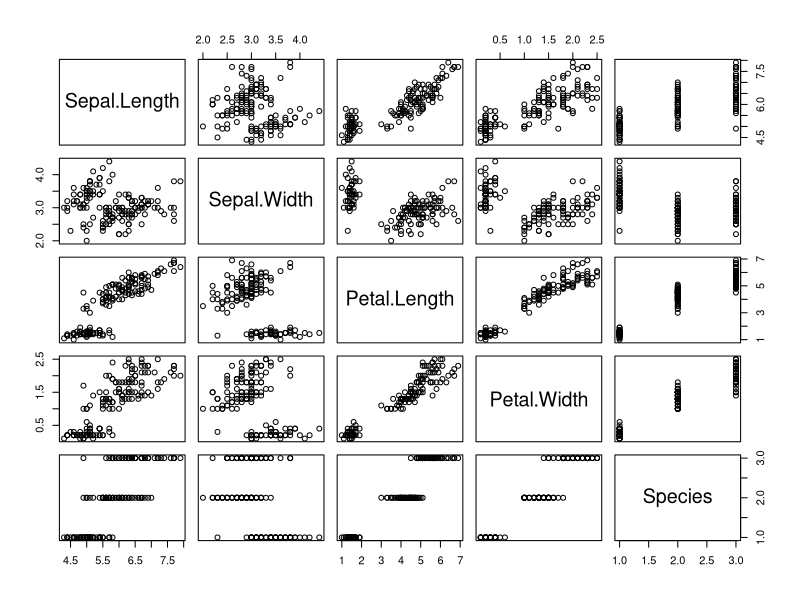
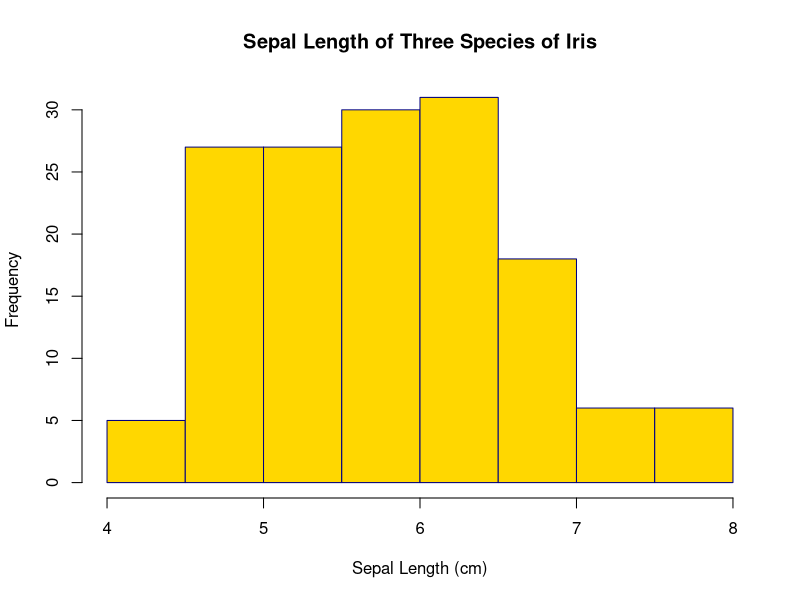
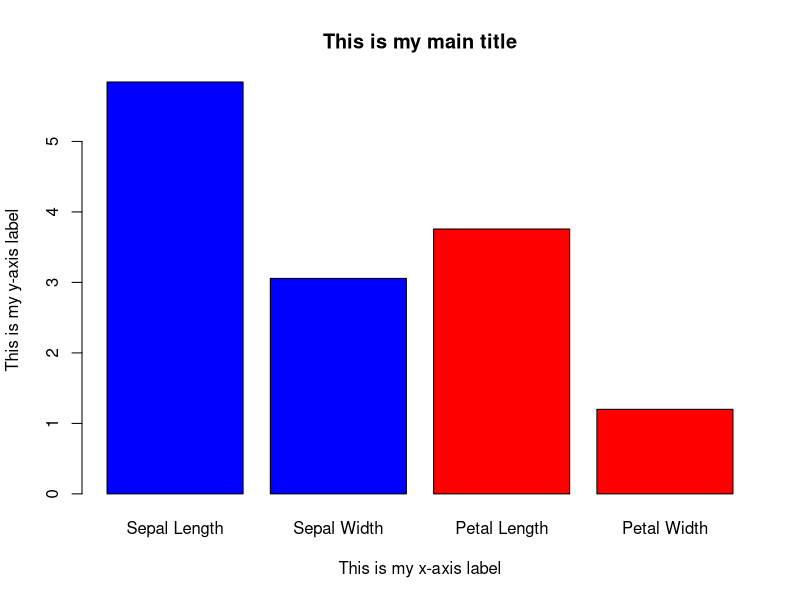
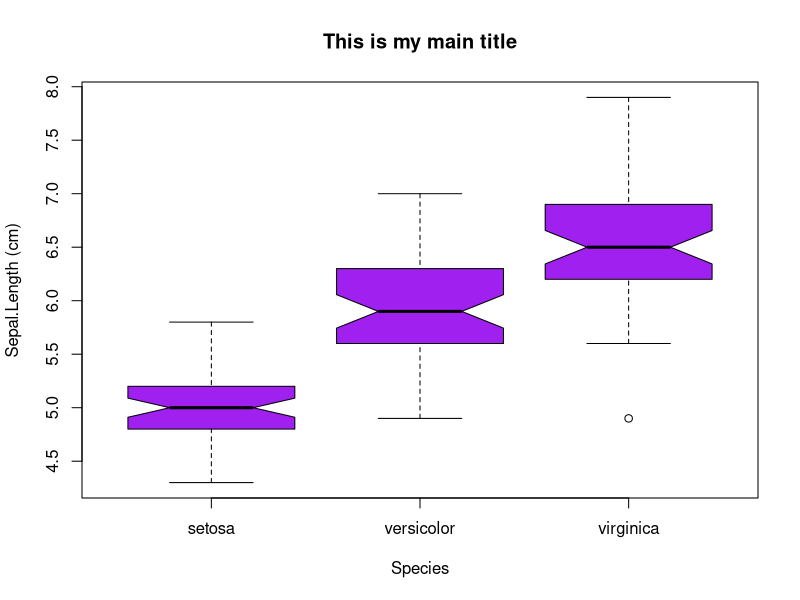
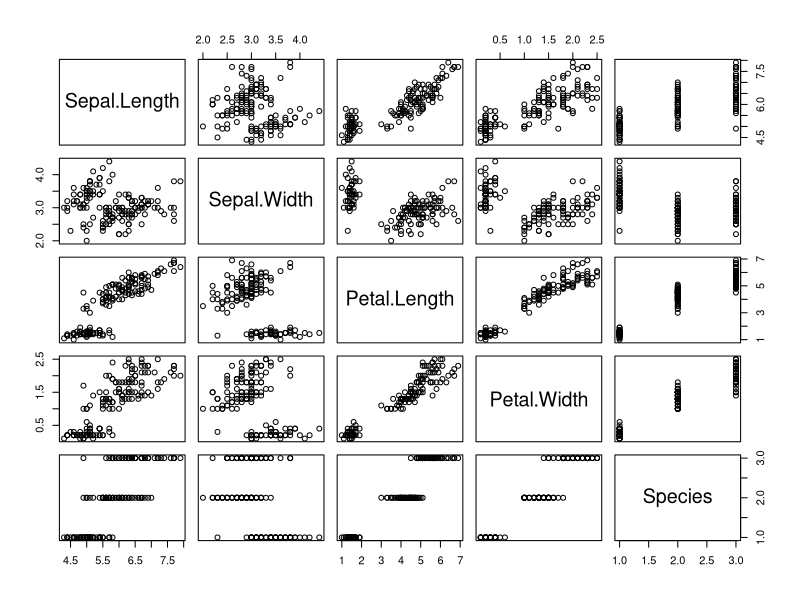
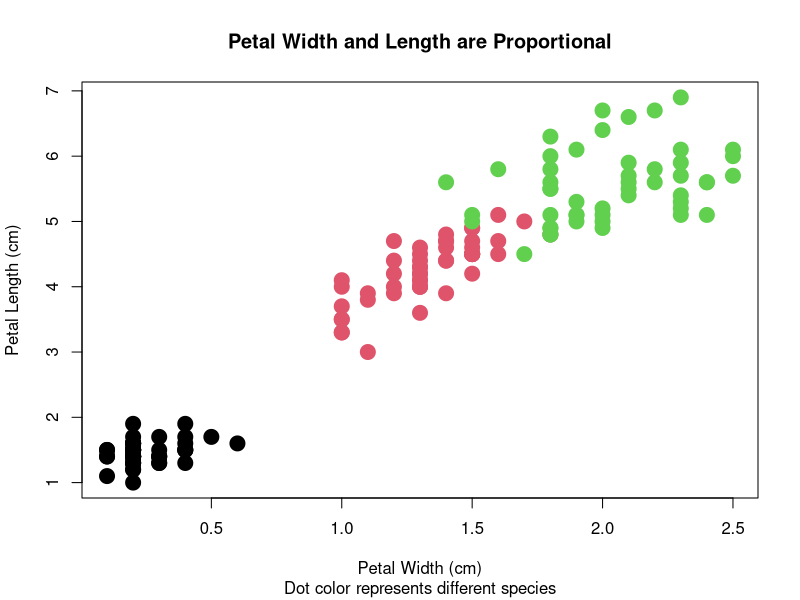

The R script that drew these images, in order:
## Exploring the iris data set ----

# iris is a dataset R has for ppl to practice on
iris

#check iris help file
?iris

# assign iris to a var call dat
dat <- iris

# explore dat

# class function check what class an object is
class(dat)
# putting a ? before a function opens help
?class

# how big is dat, dim gives number of rows and columns
dim(dat)

# what kind of data is stored in dat, use structure func str()
str(dat)

# plot ever column against every other column
pairs(dat)


## Histogram ----

# look up hist help
?hist

#select Sepal.Length column
# 2 ways 
# first way, sub set using []
# var[ #row , #col  ]
dat[ , 1 ]

dat[ , 1:2 ]

dat[ 1:10 , 1:2 ]

# second way, sub set using $
# var$column.name

dat$Sepal.Length


# Make histogram of sepal length

hist(
  # x is an argument for the values to be plotted
  x = dat$Sepal.Length, 
  # number of 
  breaks = 10,
  # change bar color of bars and boarders
  col = "gold",border = "navyblue",
  # main titel
  main = "Sepal Length of Three Species of Iris",
  # x-axis label
  xlab = "Sepal Length (cm)"
)


## barplot ----

#colMeans calculates means for each column of a data frame
colMeans(dat[1:4])

?barplot

barplot(
  # make bar heights equal to column means
  height = colMeans(dat[1:4]),
  # use the c() function to provide labels for the bars
  names.arg = c("Sepal Length", "Sepal Width", "Petal Length", "Petal Width"),
  # use the c() function to pick colors for the bars
  col = c("blue","blue","red","red"),
  main = "This is my main title", 
  xlab = "This is my x-axis label", 
  ylab = "This is my y-axis label",
)
 
## boxplot ----
?boxplot

boxplot( 
  dat$Sepal.Length ~ dat$Species,
  col = "purple",
  main = "This is my main title", 
  sub = "", 
  xlab = "Species", 
  ylab = "Sepal.Length (cm)",
  notch = TRUE
  )


## x - y plot ----



# remember that you don't have to pick the same 
# things to graph that I did in class use the 
# pairs function to explore the data and pick
# two interesting variables to plot.

pairs(dat)

?plot

plot(x = dat$Petal.Width, y = dat$Petal.Length,
     col = dat$Species,
     pch = 19,
     main = "Petal Width and Length are Proportional", 
     sub = "Dot color represents different species", 
     xlab = "Petal Width (cm)", 
     ylab = "Petal Length (cm)",
     cex = 2)
